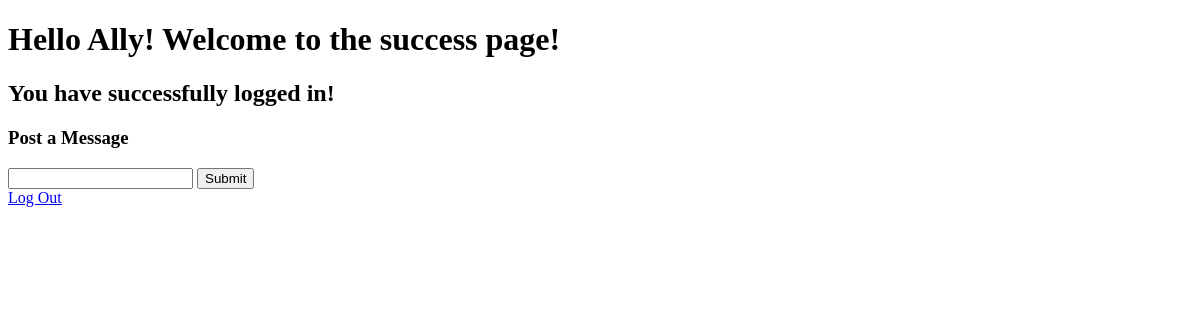
The app's page /success (signed in), older data.
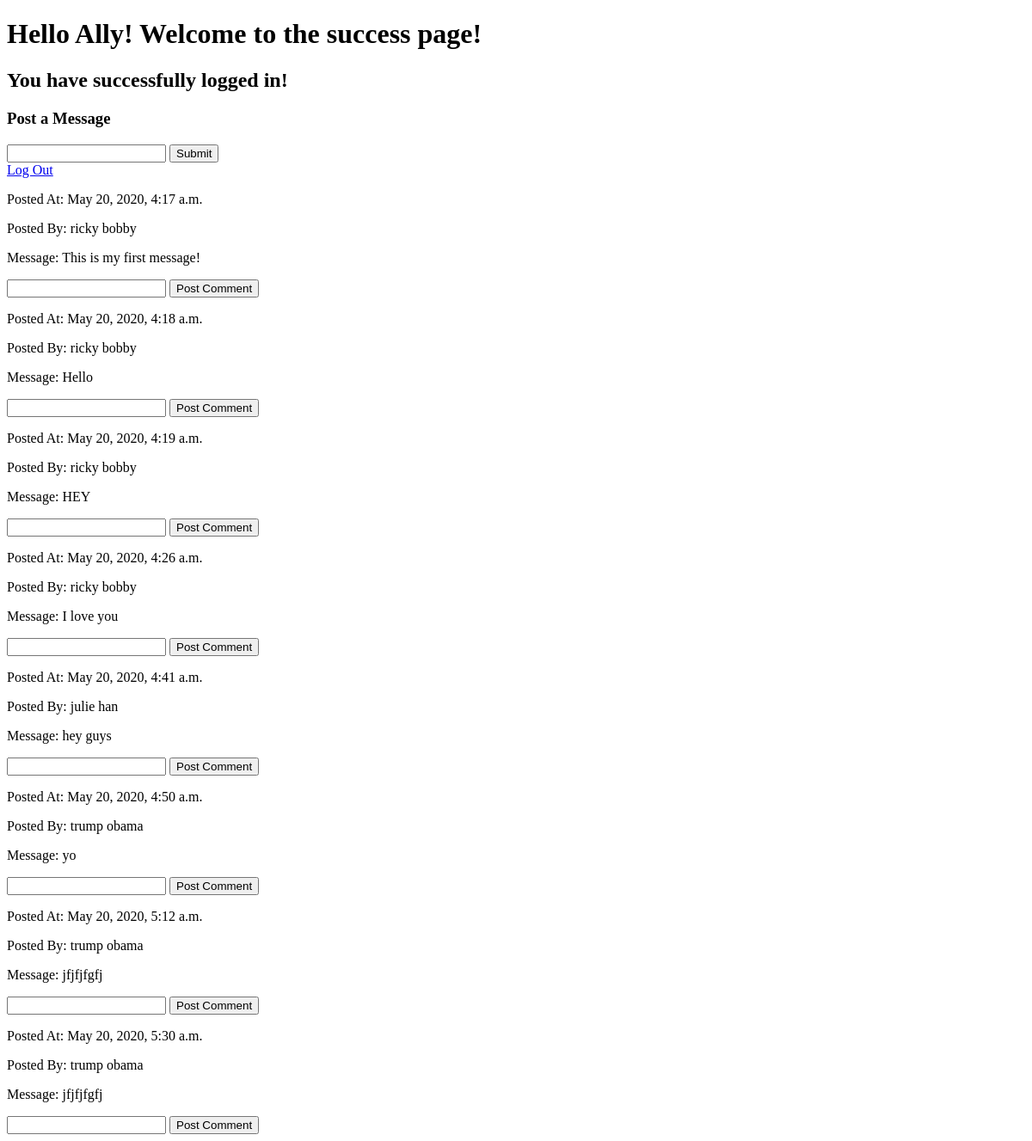
The same page, newer data.
### log_reg/models.py (models this page shows)
class Message(models.Model):
    message = models.CharField(max_length=255)
    poster = models.ForeignKey(User, related_name='messages', on_delete=models.CASCADE)
    created_at = models.DateTimeField(auto_now_add = True)
    updated_at = models.DateTimeField(auto_now = True)

class User(models.Model):
    first_name = models.CharField(max_length=255)
    last_name = models.CharField(max_length=255)
    email = models.CharField(max_length=255)
    password = models.CharField(max_length=255)
    created_at = models.DateTimeField(auto_now_add = True)
    updated_at = models.DateTimeField(auto_now = True)
    objects = UserManager()

### log_reg/views.py (the view)
# urls.py: path('success', views.success),
def success(request):
    if 'name' in request.session:
        context = {
            'all_messages': Message.objects.all()
        }
        return render(request, 'success.html', context)
    return redirect('/')

### log_reg/templates/success.html (shortened to what this page needs)
<!DOCTYPE html>
<html lang="en">
<head>
</head>
<body>
    <h1>Hello {{ request.session.name }}! Welcome to the success page!</h1>
    <h2>You have successfully logged in!</h2>
    <h3>Post a Message</h2>
    <form action="/create_msg" method=POST>
    <input type="text" name="message">
    <input type="submit" value="Submit">
    </form>
    <a href="/logout">Log Out</a>
    {% for msg in all_messages %}
    <div>
        <p>Posted At: {{msg.created_at}}</p>
        <p>Posted By: {{msg.poster.first_name}} {{msg.poster.last_name}}</p>
        <p>Message: {{msg.message}}</p>
        <form action="/create_cmt/{{msg.id}}" method=POST>
        <input type="text" name="cmt">
        <input type="submit" value="Post Comment">
        </form>
    </div>
    {% endfor %}
</body>
</html>

Row changes from the older to the newer data that the page shows:
added Message: created_at "May 20, 2020, 4:17 a.m.", poster.first_name "ricky", poster.last_name "bobby", message "This is my first message!"
added Message: created_at "May 20, 2020, 4:18 a.m.", poster.first_name "ricky", poster.last_name "bobby", message "Hello"
added Message: created_at "May 20, 2020, 4:19 a.m.", poster.first_name "ricky", poster.last_name "bobby", message "HEY"
added Message: created_at "May 20, 2020, 4:26 a.m.", poster.first_name "ricky", poster.last_name "bobby", message "I love you"
added Message: created_at "May 20, 2020, 4:41 a.m.", poster.first_name "julie", poster.last_name "han", message "hey guys"
added Message: created_at "May 20, 2020, 4:50 a.m.", poster.first_name "trump", poster.last_name "obama", message "yo"
added Message: created_at "May 20, 2020, 5:12 a.m.", poster.first_name "trump", poster.last_name "obama", message "jfjfjfgfj"
added Message: created_at "May 20, 2020, 5:30 a.m.", poster.first_name "trump", poster.last_name "obama", message "jfjfjfgfj"
